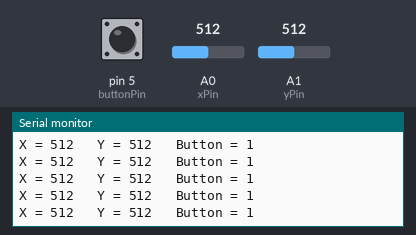
Bench run of a sketch on a simulated Arduino Uno, built with avr-gcc and run on an emulated ATmega328P. Shown: the last lines printed to the serial monitor. The inputs (shaded band) are chosen by the test bench; at power-on: A1 (yPin) = 512, pin 5 (buttonPin) HIGH, A0 (xPin) = 512.

Above: at 5.7 s.
5.8 s: A1 (yPin) set to 1008
At 5.85 s:
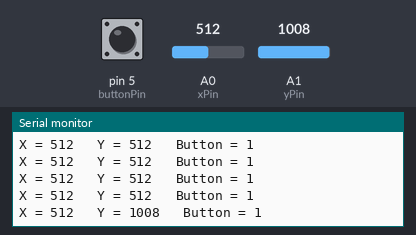
8.8 s: A1 (yPin) set to 989
At 8.88 s:
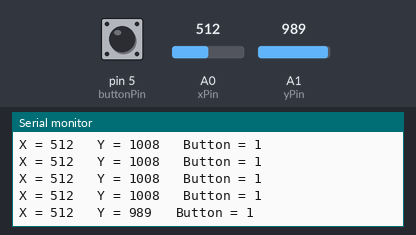
Timing chart, 0 to 11.8 s (numbered marks = the images above; inputs shaded):
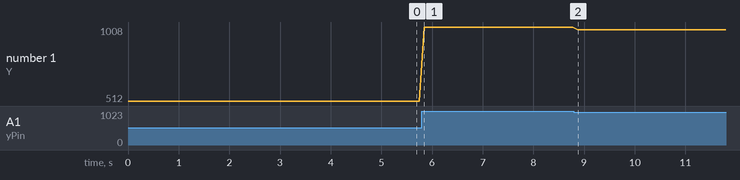

The sketch:

JoyStick_Control.ino
```cpp
int xPin = A0;
int yPin = A1;
int buttonPin = 5;

void setup() {
  pinMode(buttonPin, INPUT_PULLUP);
  Serial.begin(9600);
}

void loop() {
  int xVal = analogRead(xPin);
  int yVal = analogRead(yPin);
  int buttonVal = digitalRead(buttonPin);

  Serial.print("X = ");
  Serial.print(xVal);
  Serial.print("   Y = ");
  Serial.print(yVal);
  Serial.print("   Button = ");
  Serial.println(buttonVal);

  delay(100);
}   
```

Measured:
- after the input at 5.8 s, the serial monitor: prints a new line after 0.05 s (image 1)
- after the input at 8.8 s, the serial monitor: prints a new line after 0.07 s (image 2)
- plotted number 1: 512 → 1008 after the input at 5.8 s, 1008 → 989 after the input at 8.8 s
